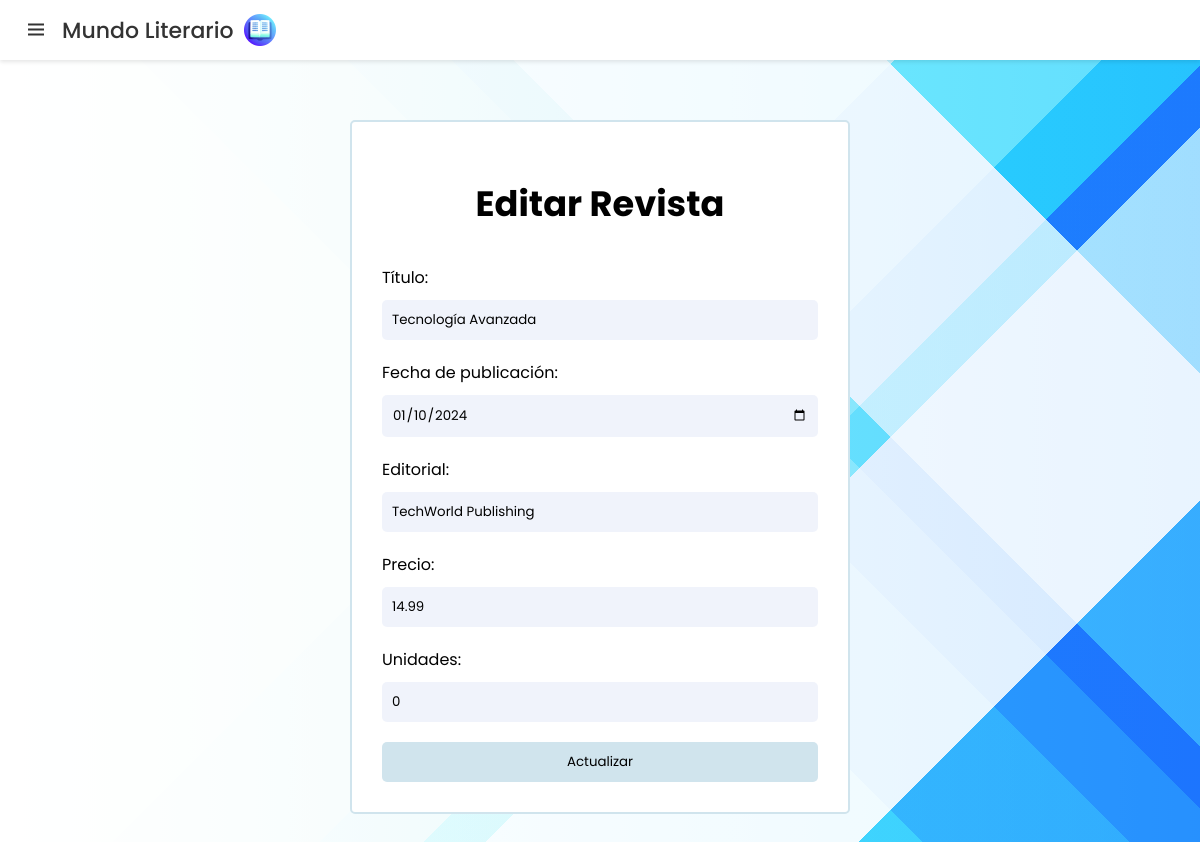
Page /presentacion/editarRevista.php?id=29 (signed in) on the committed database.
### tables this page shows
CREATE TABLE `revistas` (
  `id` int(11) NOT NULL,
  `titulo` varchar(255) NOT NULL,
  `fecha_publicacion` date NOT NULL,
  `editorial` varchar(20) NOT NULL,
  `precio` decimal(10,2) NOT NULL,
  `unidades` int(11) NOT NULL
);

### presentacion/editarRevista.php (the view, shortened to what this page needs)
<?php
if (isset($_GET['id'])) {
    $id = $_GET['id'];
    $connection = Database::getInstance();
    $stmt = $connection->prepare("SELECT * FROM revistas WHERE id = :id");
    $stmt->bindParam(':id', $id);
    $stmt->execute();
    $revista = $stmt->fetch(PDO::FETCH_ASSOC);
} else {
    header("Location: index.libros.php");
    exit;
}
?>
<!DOCTYPE html>
<html lang="es">
<head>
    <link rel="stylesheet" href="../assets/css/revista.css">
    <link href="https://unpkg.com/boxicons@2.1.2/css/boxicons.min.css" rel="stylesheet">
</head>
<body>
    <nav>
        <div class="logo">
            <i class="bx bx-menu menu-icon"></i>
            <span class="logo-name">Mundo Literario</span>
            <img class="logo-img" src="../assets/images/book.png">
        </div>
    </nav>
    <section class="content-editar">
        <form class="editar" method="POST" action="">
            <h1 class="edit-title">Editar Revista</h1>
            <label for="titulo">Título:</label>
            <input type="text" id="titulo" name="titulo" value="<?php echo htmlspecialchars($revista['titulo']); ?>" required>
            <label for="fecha_publicacion">Fecha de publicación:</label>
            <input type="date" id="fecha_publicacion" name="fecha_publicacion" value="<?php echo htmlspecialchars($revista['fecha_publicacion']); ?>" required>
            <label for="editorial">Editorial:</label>
            <input type="text" id="editorial" name="editorial" value="<?php echo htmlspecialchars($revista['editorial']); ?>" required>
            <label for="precio">Precio:</label>
            <input type="text" id="precio" name="precio" value="<?php echo htmlspecialchars($revista['precio']); ?>" required>
            <label for="unidades">Unidades:</label>
            <input type="number" id="unidades" name="unidades" value="<?php echo htmlspecialchars($revista['unidades']); ?>" required>
            <button class="editar-btn" type="submit">Actualizar</button>
        </form>
    </section>
</body>
</html>

### assets/css/revista.css (style rules this page uses)
* { margin: 0; padding: 0; box-sizing: border-box; font-family: "Poppins", sans-serif; }
body { min-height: 100%; background-image: linear-gradient( 90deg, rgb(255, 255, 255), rgb(207, 207, 207) ), linear-gradient( 45deg, rgb(177, 223, 206) 0%, rgb(177, 223, 206) 46%, rgb(147, 192, 214) 46%, rgb(147, 192, 214) 56%, rgb(117, 162, 222) 56%, rgb(117, 162, 222) 61%, rgb(86, 131, 229) 61%, rgb(86, 131, 229) 64%, rgb(168, 194, 255) 64%, rgb(168, 194, 255) 82%, rgb(26, 70, 245) 82%, rgb(26, 70, 245) 100% ), linear-gradient( 135deg, rgb(177, 223, 206) 0%, rgb(177, 223, 206) 46%, rgb(147, 192, 214) 46%, rgb(147, 192, 214) 56%, rgb(117, 162, 222) 56%, rgb(117, 162, 222) 61%, rgb(86, 131, 229) 61%, rgb(86, 131, 229) 64%, rgb(168, 194, 255) 64%, rgb(168, 194, 255) 82%, rgb(26, 70, 245) 82%, rgb(26, 70, 245) 100% ); background-blend-mode: overlay, overlay, normal; }
nav { position: relative; top: 0; left: 0; height: 60px; width: 100%; display: flex; align-items: center; background: #fff; box-shadow: 0 2px 4px rgba(0, 0, 0, 0.1); }
nav .logo { display: flex; align-items: center; margin: 0 24px; }
.logo-img { margin: 0 10px 0px 10px; }
.logo .menu-icon { color: #333; font-size: 24px; margin-right: 14px; cursor: pointer; }
.logo .logo-name { color: #333; font-size: 22px; font-weight: 500; }
.content-editar { flex-direction: column; display: flex; justify-content: center; align-items: center; padding: 60px; }
.edit-title { color: black; text-align: center; margin: 25px 0; font-size: 2.2rem; }
.editar label { color: black; margin-top: 10px; }
.editar { border: 2px solid #d0e4ed; background-color: white; width: 500px; height: auto; padding: 30px; display: flex; flex-direction: column; transition: all 0.5s cubic-bezier(0.23, 1, 0.32, 1); border-radius: 5px; }
.editar input { color: black; background: #3f6aca14; padding: 10px; border: none; border-radius: 5px; margin: 10px 0; outline: none; }
.editar .editar-btn { margin-top: 10px; border: none; background-color: #d0e4ed; padding: 10px; border-radius: 5px; cursor: pointer; color: black; transition: background-color 0.5s ease; }

### rows in the picture
revistas: titulo "Tecnología Avanzada", fecha_publicacion "01/10/2024", editorial "TechWorld Publishing", precio "14.99", unidades "0"
